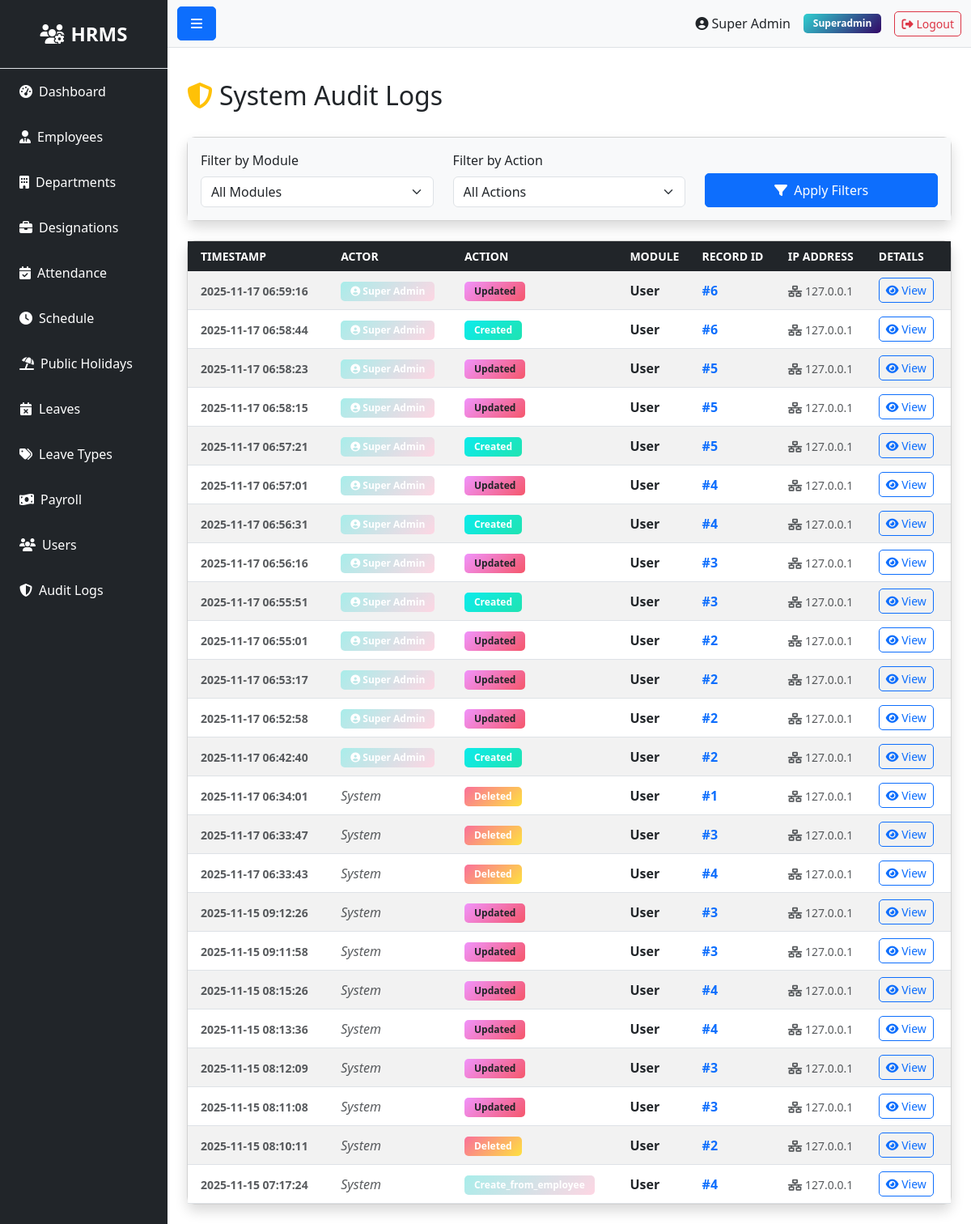
Screenshot of /audit-logs (signed in) with the database file from the repository.
### models.py (models this page shows)
class User(UserMixin, db.Model):
    __tablename__ = 'users'
    id = db.Column(db.Integer, primary_key=True)
    role_id = db.Column(db.Integer, db.ForeignKey('roles.id'), nullable=False)
    name = db.Column(db.String(100), nullable=False)
    email = db.Column(db.String(100), unique=True, nullable=False)
    phone = db.Column(db.String(20))
    status = db.Column(db.String(20), default='active')
    password = db.Column(db.String(255), nullable=False)
    remember_token = db.Column(db.String(100))
    email_verified_at = db.Column(db.DateTime)
    created_at = db.Column(db.DateTime, default=datetime.utcnow)
    updated_at = db.Column(db.DateTime, default=datetime.utcnow, onupdate=datetime.utcnow)

class Role(db.Model):
    __tablename__ = 'roles'
    id = db.Column(db.Integer, primary_key=True)
    name = db.Column(db.String(50), unique=True, nullable=False)
    description = db.Column(db.Text)
    created_at = db.Column(db.DateTime, default=datetime.utcnow)
    updated_at = db.Column(db.DateTime, default=datetime.utcnow, onupdate=datetime.utcnow)
    users = db.relationship('User', backref='role', lazy=True)

class AuditLog(db.Model):
    __tablename__ = 'audit_logs'
    id = db.Column(db.Integer, primary_key=True)
    actor_id = db.Column(db.Integer, db.ForeignKey('users.id'), nullable=True)
    action = db.Column(db.String(100), nullable=False)  # create, update, delete, login, etc.
    model = db.Column(db.String(100))
    record_id = db.Column(db.Integer)
    old_data = db.Column(db.Text)
    new_data = db.Column(db.Text)
    ip_address = db.Column(db.String(45))
    created_at = db.Column(db.DateTime, default=datetime.utcnow)
    actor = db.relationship('User', backref='audit_logs', lazy=True)

### routes/admin.py (the view)
@bp.route('/audit-logs')
@login_required
def audit_logs():
    if current_user.role.name != 'superadmin':
        flash('Access denied. Only Super Admin can view audit logs.', 'danger')
        return redirect(url_for('auth.login'))
    from models import AuditLog
    model_filter = request.args.get('model')
    action_filter = request.args.get('action')
    query = AuditLog.query
    if model_filter:
        query = query.filter_by(model=model_filter)
    if action_filter:
        query = query.filter_by(action=action_filter)
    logs = query.order_by(AuditLog.created_at.desc()).limit(200).all()
    return render_template('admin/audit_logs.html', logs=logs)

### app.py (called while the page is built)
@login_manager.user_loader
def load_user(user_id):
    try:
        return db.session.get(User, int(user_id))
    except Exception as e:
        app.logger.error(f'Error loading user {user_id}: {str(e)}')
        return None

@app.context_processor
def inject_user():
    pending_leaves = 0
    try:
        if current_user.is_authenticated and getattr(current_user, 'role', None) and current_user.role.name in ['superadmin', 'admin', 'hr']:
            from models import Leave
            pending_leaves = Leave.query.filter_by(status='pending').count()
    except Exception:
        pending_leaves = 0
    return dict(current_user=current_user, pending_leaves=pending_leaves)

### templates/admin/audit_logs.html (shortened to what this page needs)
{% extends "base.html" %}
{% block content %}
<div class="d-flex justify-content-between align-items-center mb-4">
    <h2><i class="fas fa-shield-alt text-warning me-2"></i>System Audit Logs</h2>
</div>
<div class="card shadow mb-4">
    <div class="card-body bg-light">
        <form method="get" action="{{ url_for('admin.audit_logs') }}" class="row align-items-end">
            <div class="col-md-4 mb-3 mb-md-0">
                <label for="model" class="form-label">Filter by Module</label>
                <select name="model" id="model" class="form-select">
                    <option value="">All Modules</option>
                </select>
            </div>
            <div class="col-md-4 mb-3 mb-md-0">
                <label for="action" class="form-label">Filter by Action</label>
                <select name="action" id="action" class="form-select">
                    <option value="">All Actions</option>
                </select>
            </div>
            <div class="col-md-4">
                <button type="submit" class="btn btn-primary w-100"><i class="fas fa-filter me-1"></i> Apply Filters</button>
            </div>
        </form>
    </div>
</div>
<div class="card shadow">
    <div class="card-body p-0">
        <div class="table-responsive">
            <table class="table table-hover table-striped align-middle mb-0">
                <thead class="table-dark">
                    <tr>
                        <th class="ps-3 border-0">Timestamp</th>
                        <th class="border-0">Actor</th>
                        <th class="border-0">Action</th>
                        <th class="border-0">Module</th>
                        <th class="border-0">Record ID</th>
                        <th class="border-0">IP Address</th>
                        <th class="border-0">Details</th>
                    </tr>
                </thead>
                <tbody>
                    {% for log in logs %}
                    <tr>
                        <td class="ps-3"><small class="text-muted fw-bold">{{ log.created_at.strftime('%Y-%m-%d %H:%M:%S') if log.created_at else 'Unknown' }}</small></td>
                        <td>
                            {% if log.actor %}
                                <span class="badge bg-secondary"><i class="fas fa-user-circle"></i> {{ log.actor.name }}</span>
                            {% else %}
                                <span class="text-muted fst-italic">System</span>
                            {% endif %}
                        </td>
                        <td>
                            {% if log.action == 'create' %}
                                <span class="badge bg-success">Created</span>
                            {% elif log.action == 'update' %}
                                <span class="badge bg-warning text-dark">Updated</span>
                            {% elif log.action == 'delete' %}
                                <span class="badge bg-danger">Deleted</span>
                            {% elif log.action == 'login' %}
                                <span class="badge bg-info text-dark">Logged In</span>
                            {% elif log.action == 'deactivate' %}
                                <span class="badge bg-dark">Deactivated</span>
                            {% else %}
                                <span class="badge bg-secondary">{{ log.action|title }}</span>
                            {% endif %}
                        </td>
                        <td><strong>{{ log.model or '-' }}</strong></td>
                        <td><span class="text-primary fw-bold">#{{ log.record_id or '-' }}</span></td>
                        <td><small class="text-muted"><i class="fas fa-network-wired"></i> {{ log.ip_address or 'Unknown' }}</small></td>
                        <td>
                            <button type="button" class="btn btn-sm btn-outline-primary" data-bs-toggle="modal" data-bs-target="#logModal{{ log.id }}">
                                <i class="fas fa-eye"></i> View
                            </button>
                        </td>
                    </tr>
                    {% else %}
                    <tr>
                        <td colspan="7" class="text-center py-5 text-muted">No audit logs found matching criteria.</td>
                    </tr>
                    {% endfor %}
                </tbody>
            </table>
        </div>
    </div>
</div>
{% endblock %}

### templates/base.html (shortened to what this page needs)
<!DOCTYPE html>
<html lang="en">
<head>
    <link href="https://cdn.jsdelivr.net/npm/bootstrap@5.3.0/dist/css/bootstrap.min.css" rel="stylesheet">
    <link rel="stylesheet" href="https://cdnjs.cloudflare.com/ajax/libs/font-awesome/6.4.0/css/all.min.css">
    <link rel="stylesheet" href="{{ url_for('static', filename='css/style.css') }}">
</head>
<body>
    {% if current_user.is_authenticated %}
    {% set role_name = (current_user.role.name if current_user.role and current_user.role.name else 'employee') %}
    {% set dashboard_map = {
        'superadmin': 'admin.superadmin_dashboard',
        'admin': 'admin.admin_dashboard',
        'hr': 'admin.hr_dashboard',
        'payroll': 'admin.payroll_dashboard',
        'moderator': 'admin.moderator_dashboard',
        'employee': 'user.dashboard'
    } %}
    {% set dashboard_endpoint = dashboard_map.get(role_name, 'user.dashboard') %}
    <div class="d-flex" id="wrapper">
        <div class="bg-dark text-white" id="sidebar-wrapper">
            <div class="sidebar-heading text-center py-4 fs-4 fw-bold border-bottom">
                <i class="fas fa-users-cog me-2"></i>HRMS
            </div>
            <div class="list-group list-group-flush">
                <a href="{{ url_for(dashboard_endpoint) }}" class="list-group-item list-group-item-action bg-dark text-white">
                    <i class="fas fa-tachometer-alt me-2"></i>Dashboard
                </a>
                {% if role_name in ['superadmin', 'admin', 'hr'] %}
                <a href="{{ url_for('employee.index') }}" class="list-group-item list-group-item-action bg-dark text-white">
                    <i class="fas fa-user-tie me-2"></i>Employees
                </a>
                <a href="{{ url_for('department.index') }}" class="list-group-item list-group-item-action bg-dark text-white">
                    <i class="fas fa-building me-2"></i>Departments
                </a>
                <a href="{{ url_for('designation.index') }}" class="list-group-item list-group-item-action bg-dark text-white">
                    <i class="fas fa-briefcase me-2"></i>Designations
                </a>
                {% endif %}
                {% if role_name in ['superadmin', 'admin', 'moderator', 'hr'] %}
                <a href="{{ url_for('attendance.index') }}" class="list-group-item list-group-item-action bg-dark text-white">
                    <i class="fas fa-calendar-check me-2"></i>Attendance
                </a>
                <a href="{{ url_for('schedule.index') }}" class="list-group-item list-group-item-action bg-dark text-white">
                    <i class="fas fa-clock me-2"></i>Schedule
                </a>
                <a href="{{ url_for('attendance.holidays') }}" class="list-group-item list-group-item-action bg-dark text-white">
                    <i class="fas fa-umbrella-beach me-2"></i>Public Holidays
                </a>
                {% endif %}
                {% if role_name in ['superadmin', 'admin', 'hr'] %}
                <a href="{{ url_for('leave.index') }}" class="list-group-item list-group-item-action bg-dark text-white">
                    <i class="fas fa-calendar-times me-2"></i>Leaves
                </a>
                <a href="{{ url_for('leave_type.index') }}" class="list-group-item list-group-item-action bg-dark text-white">
                    <i class="fas fa-tags me-2"></i>Leave Types
                </a>
                {% endif %}
                {% if role_name in ['superadmin', 'admin', 'payroll'] %}
                <a href="{{ url_for('payroll.index') }}" class="list-group-item list-group-item-action bg-dark text-white">
                    <i class="fas fa-money-bill-wave me-2"></i>Payroll
                </a>
                {% endif %}
                {% if role_name in ['superadmin', 'admin'] %}
                <a href="{{ url_for('user.index') }}" class="list-group-item list-group-item-action bg-dark text-white">
                    <i class="fas fa-users me-2"></i>Users
                </a>
                {% endif %}
                {% if role_name == 'superadmin' %}
                <a href="{{ url_for('admin.audit_logs') }}" class="list-group-item list-group-item-action bg-dark text-white">
                    <i class="fas fa-shield-alt me-2"></i>Audit Logs
                </a>
                {% endif %}
            </div>
        </div>
        <div id="page-content-wrapper" class="w-100">
            <nav class="navbar navbar-expand-lg navbar-light bg-light border-bottom">
                <div class="container-fluid">
                    <button class="btn btn-primary" id="menu-toggle">
                        <i class="fas fa-bars"></i>
                    </button>
                    <div class="ms-auto d-flex align-items-center">
                        <span class="me-3">
                            <i class="fas fa-user-circle me-1"></i>{{ current_user.name }}
                        </span>
                        <span class="badge bg-info me-3">{{ role_name|title }}</span>
                        <a href="{{ url_for('auth.logout') }}" class="btn btn-outline-danger btn-sm">
                            <i class="fas fa-sign-out-alt me-1"></i>Logout
                        </a>
                    </div>
                </div>
            </nav>
            <div class="container-fluid p-4">
                {% block content %}{% endblock %}
            </div>
        </div>
    </div>
    {% endif %}
</body>
</html>

### static/css/style.css (style rules this page uses)
#wrapper { min-height: 100vh; }
#sidebar-wrapper { min-height: 100vh; width: 250px; transition: margin 0.3s ease-in-out; }
#sidebar-wrapper .sidebar-heading { padding: 0.875rem 1.25rem; font-size: 1.2rem; }
#page-content-wrapper { min-width: 0; width: 100%; }
.list-group-item { border: none; padding: 1rem 1.5rem; }
.card { transition: transform 0.2s; border-radius: 10px; }
.table { background-color: white; }
.table thead th { border-bottom: 2px solid #dee2e6; font-weight: 600; text-transform: uppercase; font-size: 0.875rem; }
.btn { border-radius: 5px; padding: 0.5rem 1rem; }
.btn-sm { padding: 0.25rem 0.5rem; }
.badge { padding: 0.5em 1em; border-radius: 5px; }
.bg-success { background: linear-gradient(135deg, #0cebeb 0%, #20e3b2 100%) !important; }
.bg-warning { background: linear-gradient(135deg, #f093fb 0%, #f5576c 100%) !important; }
.bg-danger { background: linear-gradient(135deg, #fa709a 0%, #fee140 100%) !important; }
.bg-info { background: linear-gradient(135deg, #30cfd0 0%, #330867 100%) !important; }
.bg-secondary { background: linear-gradient(135deg, #a8edea 0%, #fed6e3 100%) !important; }

### rows the page displays
User: name "Super Admin"
Role: name "Superadmin"
AuditLog: created_at "2025-11-17 06:59:16", actor.name "Super Admin", action "Updated", model "User", record "6", ip_address "127.0.0.1"
AuditLog: created_at "2025-11-17 06:58:44", actor.name "Super Admin", action "Created", model "User", record "6", ip_address "127.0.0.1"
AuditLog: created_at "2025-11-17 06:58:23", actor.name "Super Admin", action "Updated", model "User", record "5", ip_address "127.0.0.1"
AuditLog: created_at "2025-11-17 06:58:15", actor.name "Super Admin", action "Updated", model "User", record "5", ip_address "127.0.0.1"
AuditLog: created_at "2025-11-17 06:57:21", actor.name "Super Admin", action "Created", model "User", record "5", ip_address "127.0.0.1"
AuditLog: created_at "2025-11-17 06:57:01", actor.name "Super Admin", action "Updated", model "User", record "4", ip_address "127.0.0.1"
AuditLog: created_at "2025-11-17 06:56:31", actor.name "Super Admin", action "Created", model "User", record "4", ip_address "127.0.0.1"
AuditLog: created_at "2025-11-17 06:56:16", actor.name "Super Admin", action "Updated", model "User", record "3", ip_address "127.0.0.1"
AuditLog: created_at "2025-11-17 06:55:51", actor.name "Super Admin", action "Created", model "User", record "3", ip_address "127.0.0.1"
AuditLog: created_at "2025-11-17 06:55:01", actor.name "Super Admin", action "Updated", model "User", record "2", ip_address "127.0.0.1"
AuditLog: created_at "2025-11-17 06:53:17", actor.name "Super Admin", action "Updated", model "User", record "2", ip_address "127.0.0.1"
AuditLog: created_at "2025-11-17 06:52:58", actor.name "Super Admin", action "Updated", model "User", record "2", ip_address "127.0.0.1"
AuditLog: created_at "2025-11-17 06:42:40", actor.name "Super Admin", action "Created", model "User", record "2", ip_address "127.0.0.1"
AuditLog: created_at "2025-11-17 06:34:01", shows "System", action "Deleted", model "User", record "1", ip_address "127.0.0.1"
AuditLog: created_at "2025-11-17 06:33:47", shows "System", action "Deleted", model "User", record "3", ip_address "127.0.0.1"
AuditLog: created_at "2025-11-17 06:33:43", shows "System", action "Deleted", model "User", record "4", ip_address "127.0.0.1"
AuditLog: created_at "2025-11-15 09:12:26", shows "System", action "Updated", model "User", record "3", ip_address "127.0.0.1"
AuditLog: created_at "2025-11-15 09:11:58", shows "System", action "Updated", model "User", record "3", ip_address "127.0.0.1"
AuditLog: created_at "2025-11-15 08:15:26", shows "System", action "Updated", model "User", record "4", ip_address "127.0.0.1"
AuditLog: created_at "2025-11-15 08:13:36", shows "System", action "Updated", model "User", record "4", ip_address "127.0.0.1"
AuditLog: created_at "2025-11-15 08:12:09", shows "System", action "Updated", model "User", record "3", ip_address "127.0.0.1"
AuditLog: created_at "2025-11-15 08:11:08", shows "System", action "Updated", model "User", record "3", ip_address "127.0.0.1"
AuditLog: created_at "2025-11-15 08:10:11", shows "System", action "Deleted", model "User", record "2", ip_address "127.0.0.1"
AuditLog: created_at "2025-11-15 07:17:24", shows "System", action "Create_from_employee", model "User", record "4", ip_address "127.0.0.1"
